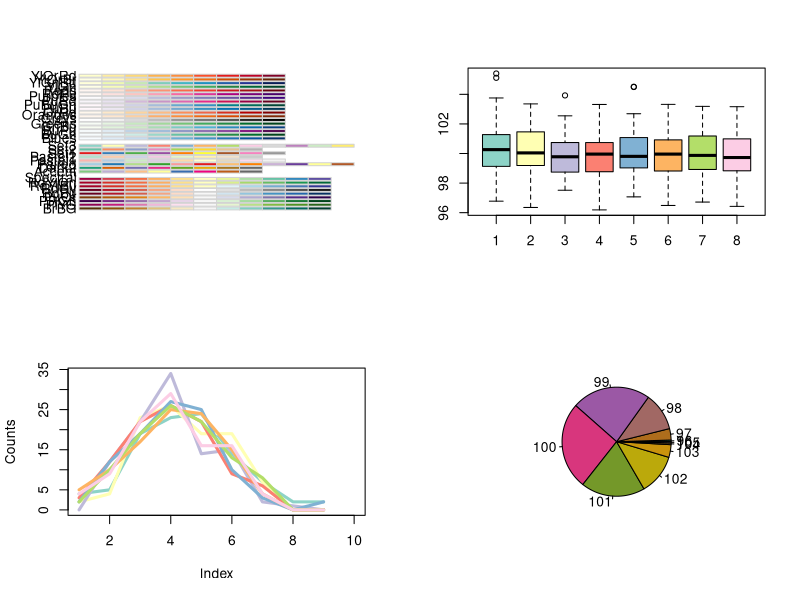

R code for this plot:
### Load the package or install if not present
if (!require("RColorBrewer")) {
  install.packages("RColorBrewer")
  library(RColorBrewer)
}

### Set the display a 2 by 2 grid
par(mfrow=c(2,2))

### Show all the colour schemes available
display.brewer.all()

### Generate random data matrix
rand.data <- replicate(8,rnorm(100,100,sd=1.5))

### Draw a box plot, with each box coloured by the 'Set3' palette
boxplot(rand.data,col=brewer.pal(8,"Set3"))

### Draw plot of counts coloured by the 'Set3' pallatte
br.range <- seq(min(rand.data),max(rand.data),length.out=10)
results <- sapply(1:ncol(rand.data),function(x) hist(rand.data[,x],plot=F,br=br.range)$counts)
plot(x=br.range,ylim=range(results),type="n",ylab="Counts")
cols <- brewer.pal(8,"Set3")
lapply(1:ncol(results),function(x) lines(results[,x],col=cols[x],lwd=3))

### Draw a pie chart
table.data <- table(round(rand.data))
cols <- colorRampPalette(brewer.pal(8,"Dark2"))(length(table.data))
pie(table.data,col=cols)